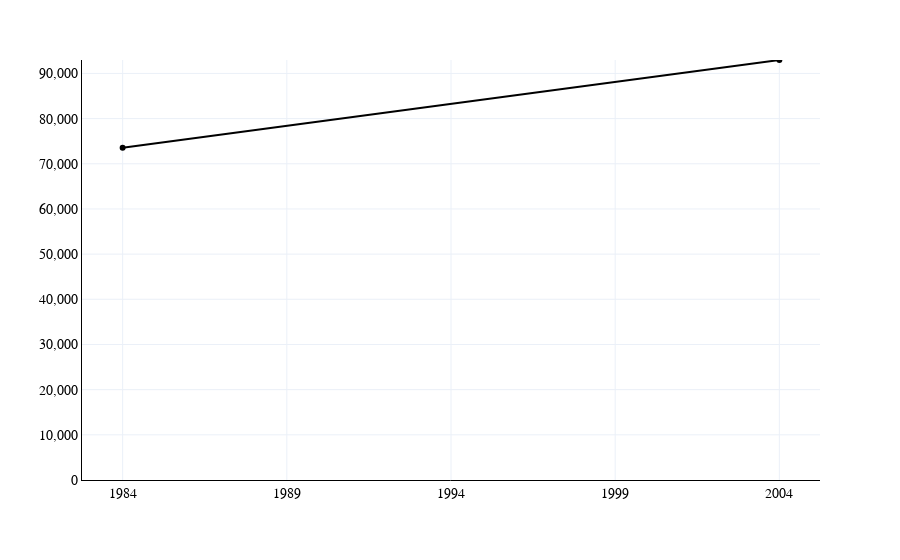

Notebook source saved alongside this figure:
### Markdown cell above
## population_growth_chart

### Code cell
pop_manual = pd.read_csv("../mnt/city-directories/01-user-input/pop_manual.csv")
pop_growth = pop_manual[pop_manual['Location'].str.title() == city]
plot_population_growth(pop_growth, city)

### Figure 1 — Plotly figure (JSON) as saved in the notebook; plotly's stock layout.template omitted (floating-point values rounded to 4 significant figures)
{"data": [{"hovertemplate": "Location=Kalemie<br>Year=%{x}<br>Population=%{y}<extra></extra>", "legendgroup": "Kalemie", "line": {"color": "black", "dash": "solid"}, "marker": {"symbol": "circle"}, "mode": "markers+lines", "name": "Kalemie", "orientation": "v", "showlegend": true, "type": "scatter", "x": [1984, 2004], "xaxis": "x", "y": [73528, 92971], "yaxis": "y"}], "layout": {"autosize": true, "font": {"color": "black", "family": "system-ui, -apple-system, \"Segoe UI\", Roboto, \"Helvetica Neue\", Arial, \"Noto Sans\", \"Liberation Sans\", sans-serif, \"Apple Color Emoji\", \"Segoe UI Emoji\", \"Segoe UI Symbol\", \"Noto Color Emoji\"", "size": 14}, "legend": {"orientation": "h", "title": {"text": "Location"}, "tracegroupgap": 0, "x": 0.5, "xanchor": "center", "y": -0.2, "yanchor": "top"}, "margin": {"t": 60}, "plot_bgcolor": "white", "showlegend": false, "xaxis": {"anchor": "y", "domain": [0, 1], "linecolor": "black", "tickmode": "array", "ticktext": ["1984", "1989", "1994", "1999", "2004"], "tickvals": [1984, 1989, 1994, 1999, 2004], "title": {"text": ""}}, "yaxis": {"anchor": "x", "domain": [0, 1], "linecolor": "black", "range": [0, 92971], "tickformat": ",", "title": {"text": ""}}}}
